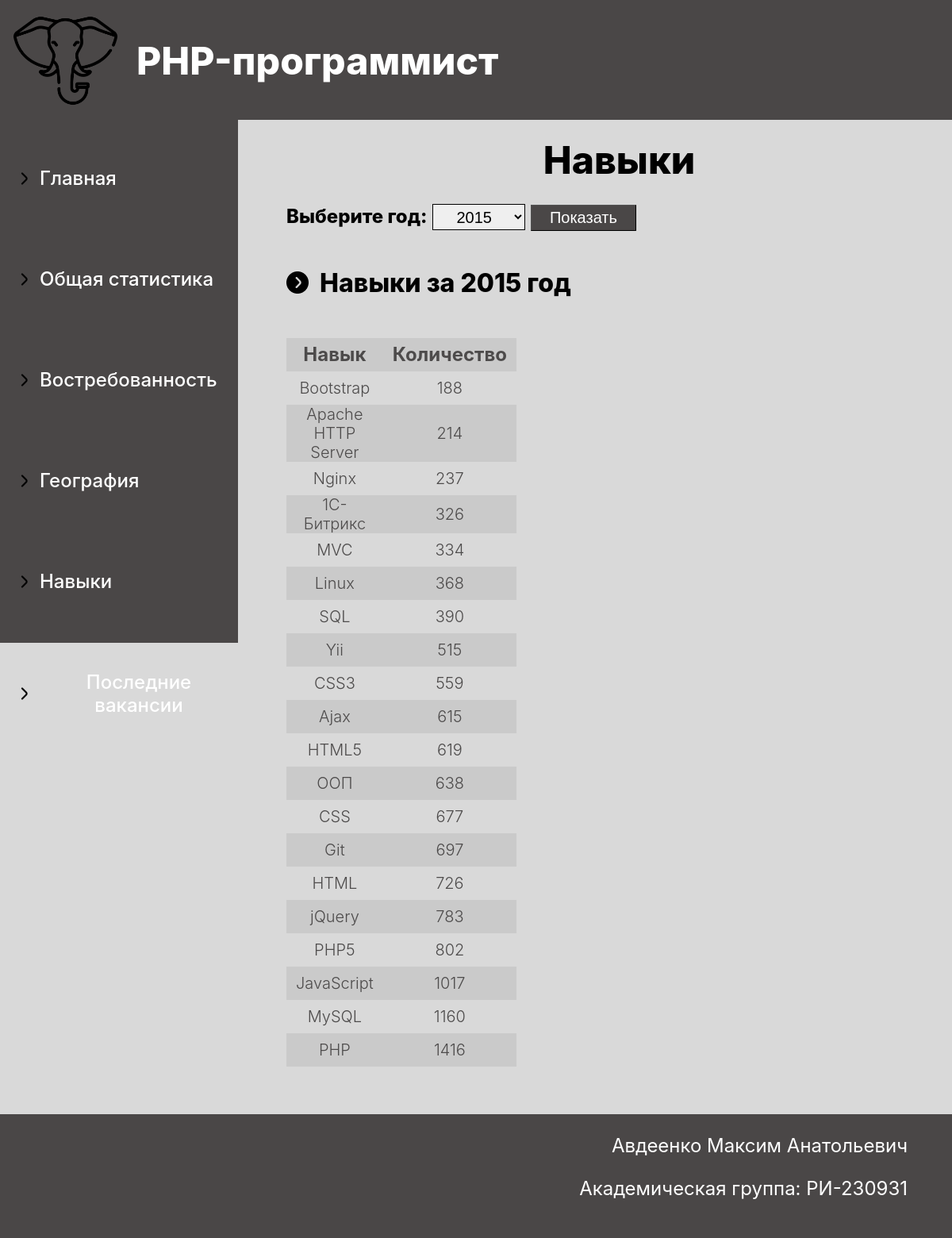
The app's page /skills/, older data.
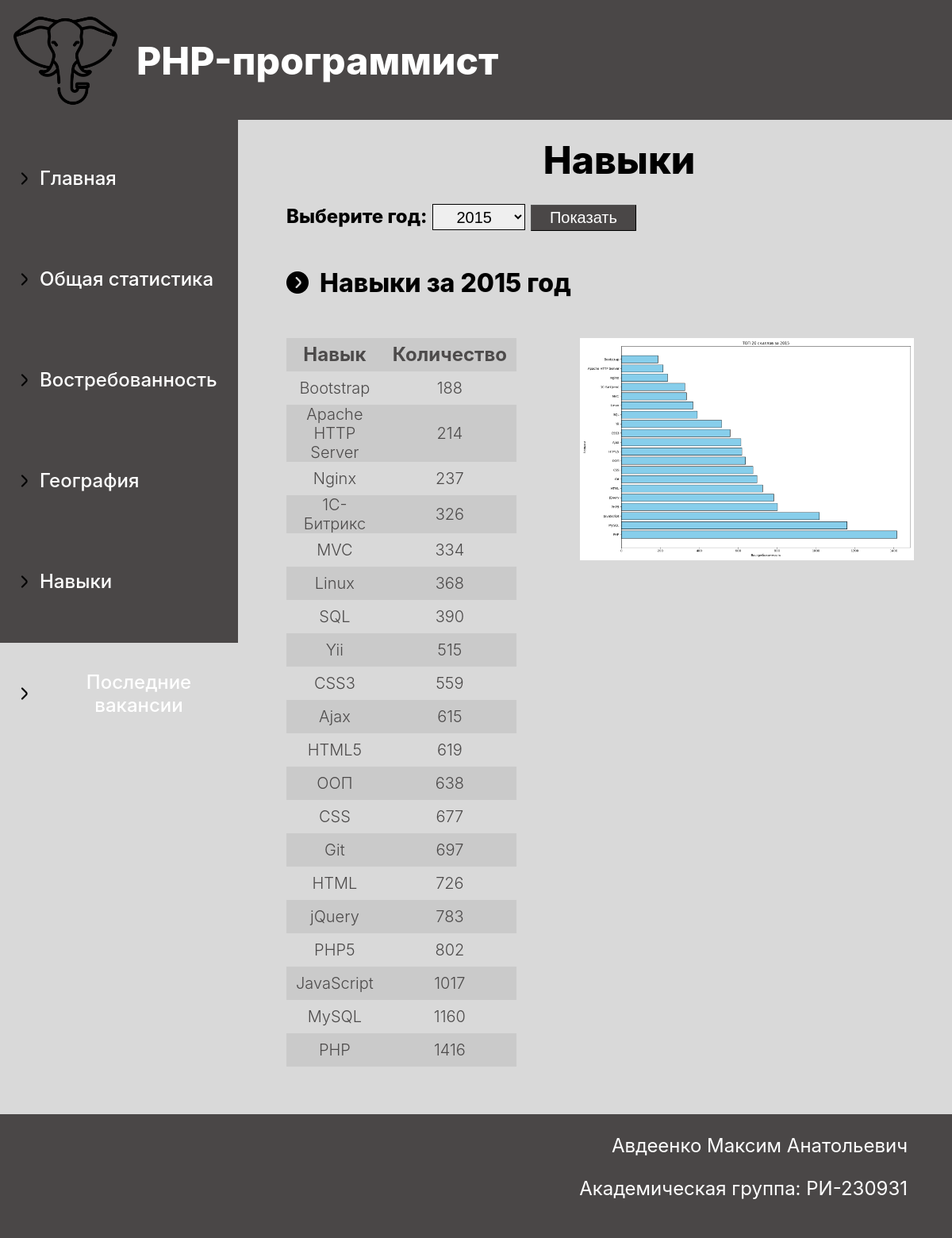
The same page, newer data.
### app/models.py (models this page shows, shortened)
class Job_Skills(models.Model):
    count = models.IntegerField()
    key_skill = models.CharField(max_length=100)
    published_at = models.CharField(max_length=4)
    class Meta:
        db_table = 'skills'
        verbose_name = "Навык"
        verbose_name_plural = "Скиллы"

class Photo(models.Model):
    image = models.ImageField(upload_to='')
    title = models.CharField(max_length=200)
    class Meta:
        db_table = 'photos'
        verbose_name = 'Фотография'
        verbose_name_plural = 'Фотографии'

### app/views.py (the view)
# urls.py: path('skills/', views.skills_page, name='skills'),
def skills_page(request):
    selected_year = request.GET.get('published_at', 2015)
    skills = Job_Skills.objects.filter(published_at=selected_year).order_by('count')
    skills = [{'key_skill': record.key_skill,'published_at': int((float(record.published_at))), 'count': record.count} for record in skills]
    all_years = list(Job_Skills.objects.order_by('published_at').values_list('published_at', flat=True).distinct())
    photo = Photo.objects.filter(title=str(selected_year))
    return render(request, 'skills.html',{'skills': skills, 'selected_year': selected_year, 'all_years': all_years, 'photo': photo} )

### templates/skills.html (shortened to what this page needs)
{% load static %}
<!DOCTYPE html>
<html lang="ru">
<head>
    <link rel="stylesheet" href="{% static 'css/styles.css' %}?v={% now 'U' %}">
</head>
<body>
    <header>
        <img class='logo' src="{% static 'img/logo.png' %}" alt="photo" >
        <h1>PHP-программист</h1>
    </header>
    <nav>
        <a class="navigation" href="{% url 'index' %}">
            <div class="arrow_text">
                <img class='arrow' src="{% static 'img/arrow.png' %}" alt="стрелка">
                <p>Главная</p>
            </div>
        </a>
        <a class="navigation" href="{% url 'stats' %}">
            <div class="arrow_text">
                <img class='arrow' src="{% static 'img/arrow.png' %}" alt="стрелка">
                <p>Общая статистика</p>
            </div>
        </a>
        <a class="navigation" href="{% url 'relevance' %}">
            <div class="arrow_text">
                <img class='arrow' src="{% static 'img/arrow.png' %}" alt="стрелка">
                <p>Востребованность</p>
            </div>
        </a>
        <a class="navigation" href="{% url 'geography' %}">
            <div class="arrow_text">
                <img class='arrow' src="{% static 'img/arrow.png' %}" alt="стрелка">
                <p>География</p>
            </div>
        </a>
        <a class="navigation" href="{% url 'skills' %}">
            <div class="arrow_text">
                <img class='arrow' src="{% static 'img/arrow.png' %}" alt="стрелка">
                <p>Навыки</p>
            </div>
        </a>
        <a class="navigation" href="{% url 'last_vacancies' %}">
            <div class="arrow_text">
                <img class='arrow' src="{% static 'img/arrow.png' %}" alt="стрелка">
                <p>Последние вакансии</p>
            </div>
        </a>
    </nav>
    <div class="content">
        <h2 class="heading">Навыки</h2>
        <form method="get">
            <label for="year_select">Выберите год:</label>
            <select name="published_at" id="year_select">
                {% for year in all_years %}
                <option value="{{ year }}"
                        >
                   {{ year }}
                </option>
               {% endfor %}
            </select>
            <button type="submit">Показать</button>
        </form>
        <div class="substats">
            <h2>Навыки за {{ selected_year }} год</h2>
            <div class="flex-container">
                <div>
                     <table>
                        <thead>
                            <tr>
                                <th>Навык</th>
                                <th>Количество</th>
                            </tr>
                        </thead>
                        <tbody>
                            {% for skill in skills %}
                                <tr>
                                    <td>{{ skill.key_skill }}</td>
                                    <td>{{ skill.count }}</td>
                                </tr>
                            {% endfor %}
                        </tbody>
                    </table>
                </div>
                <div class="photo">
                    <img class='photo_stats' src="{{ photo.0.image.url }}" alt="{{ photo.0.title }}">
                </div>
            </div>
        </div>
    </div>
    <footer>
        <p>Авдеенко Максим Анатольевич</p>
        <p>Академическая группа: РИ-230931</p>
    </footer>
</body>
</html>

### static/css/styles.css (style rules this page uses)
body { background-color: rgba(217, 217, 217, 1); margin: 0; padding: 0; font-family: Inter; font-size: 24px; }
header { top: 0; display:flex; position: fixed; width: 100%; background-color: rgba(74, 71, 71, 1); align-items: center; padding: 11px 0px 9px 17px; }
h1 { font-size: 48px; font-weight: 800; color: rgba(255, 255, 255, 1); }
.logo { width: 131px; height: 131px; margin-right:24px; }
nav { width:300px; position: fixed; top: 151px; background-color: rgba(74, 71, 71, 1); height: calc(100vh - 151px); padding-top: 10px; }
.navigation { display: block; color: white; padding: 25px 0px 25px 17px; text-decoration: none; text-align: center; transition: background-color 0.3s ease; }
.arrow_text { display:flex; align-items: center; font-size: 24px; font-weight: 500; }
.arrow { width: auto; height: auto; margin-right: 7px; }
.content { margin-top: 151px; margin-left: 300px; padding-left: 61px; padding-top: 21px; }
.flex-container { display: flex; width: 100%; }
.substats { margin-bottom: 60px; }
.heading { font-size: 48px; font-weight: 800; text-align:center; margin:0; margin-bottom: 26px; }
.substats h2 { background: url('../img/text.png') left no-repeat transparent; padding-left: 42px; margin:0; margin-bottom: 50px; font-size: 32px; font-weight: 800; }
table { width: 267px; border-collapse: collapse; }
table th, table td { padding: 0px 12px; text-align: center; height: 42px; }
table th { background-color: rgba(202, 202, 202, 1); font-weight: bold; color: rgba(77, 75, 75, 1); font-size: 24px; }
table td { font-size: 20px; font-weight: 300; color: rgba(77, 75, 75, 1); }
table tr:nth-child(even) { background-color: rgba(202, 202, 202, 1); }
.photo { margin-left:80px; padding-right: 48px; }
.photo_stats { width: 100%; max-height: 100%; object-fit: contain; }
form { margin-bottom: 46px; }
label { font-size: 24px; font-weight: 800; }
select { width:117px; height:33px; border: 1px solid rgba(0, 0, 0, 1); font-size: 20px; font-weight: 200; text-align: center; }
button { border-width: 1px; width:133px; height:33px; background-color: rgba(74, 71, 71, 1); color: rgba(255, 255, 255, 1); font-size: 20px; font-weight: 200; }
footer { text-align:right; padding:25px 56px 23px 0px; background-color: rgba(74, 71, 71, 1); color:rgba(255, 255, 255, 1); }
footer p { margin-top:0px; margin-bottom: 25px; }

Row changes from the older to the newer data that the page shows:
added Photo: image+title (picture)
